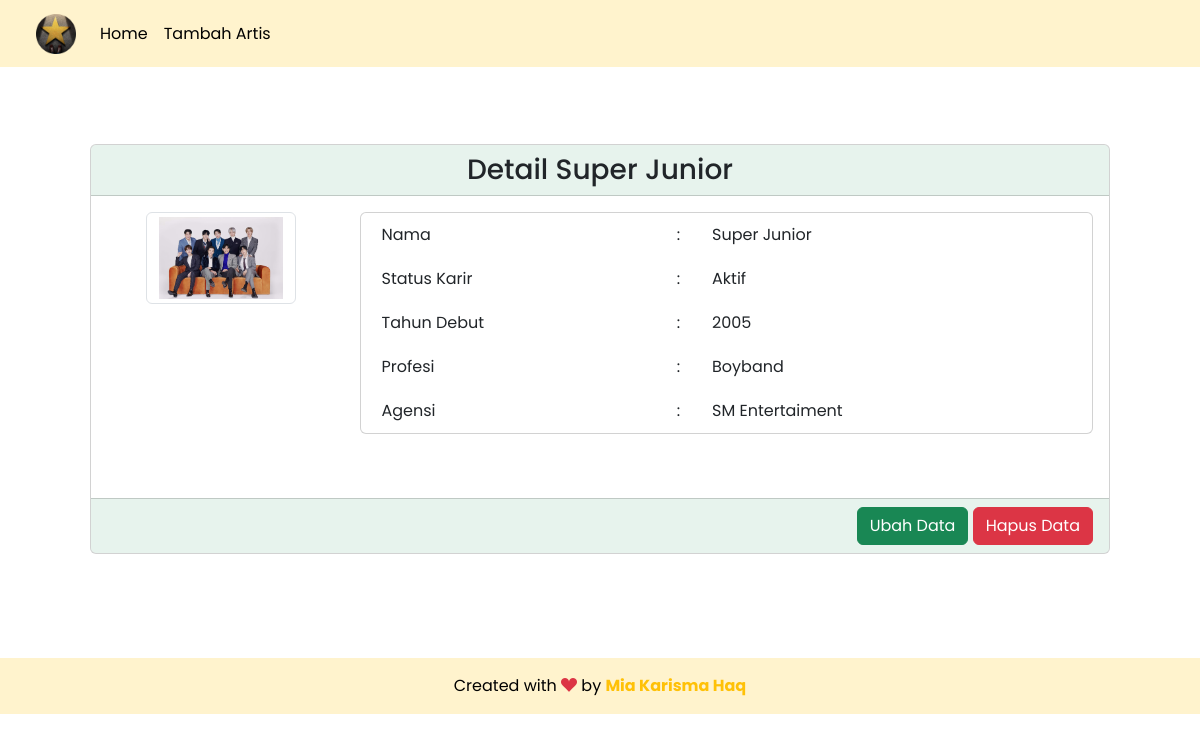
The app's page /dpbo_starter/detail.php?id=2 with its own data.
### tables this page shows
CREATE TABLE `artis` (
  `id_artis` int(11) NOT NULL,
  `image` varchar(255) NOT NULL,
  `nama` varchar(255) NOT NULL,
  `status_karir` varchar(255) NOT NULL,
  `tahun_debut` int(11) NOT NULL,
  `id_profesi` int(11) NOT NULL,
  `id_agensi` int(11) NOT NULL
);

CREATE TABLE `profesi` (
  `id_profesi` int(11) NOT NULL,
  `nama_profesi` varchar(255) NOT NULL
);

CREATE TABLE `agensi` (
  `id_agensi` int(11) NOT NULL,
  `nama_agensi` varchar(255) NOT NULL
);

### dpbo_starter/config/db.php (called while the page is built)
<?php
$DB_HOST = "localhost";
$DB_USERNAME = "root";
$DB_PASSWORD = "";
$DB_NAME = "db_showbiz";

### dpbo_starter/classes/DB.php (called while the page is built, shortened)
<?php
class DB
{
    private $hostname;
    private $username;
    private $password;
    private $dbname;
    private $conn;
    private $result;
    function __construct($hostname, $username, $password, $dbname)
    {
        $this->hostname = $hostname;
        $this->username = $username;
        $this->password = $password;
        $this->dbname = $dbname;
    }
    function open()
    {
        $this->conn = mysqli_connect($this->hostname, $this->username, $this->password, $this->dbname);
    }
    function execute($query)
    {
        $this->result = mysqli_query($this->conn, $query);
    }
    function getResult()
    {
        return mysqli_fetch_array($this->result);
    }
}

### dpbo_starter/classes/Artis.php (called while the page is built, shortened)
<?php
class Artis extends DB
{
    function getArtisById($id)
    {
        $query = "SELECT * FROM artis JOIN profesi ON artis.id_profesi=profesi.id_profesi JOIN agensi ON artis.id_agensi=agensi.id_agensi WHERE id_artis=$id";
        return $this->execute($query);
    }
}

### dpbo_starter/detail.php (the view, shortened to what this page needs)
<?php
include('config/db.php');
include('classes/DB.php');
include('classes/Agensi.php');
include('classes/Artis.php');
$artis = new Artis($DB_HOST, $DB_USERNAME, $DB_PASSWORD, $DB_NAME);
$artis->open();
$data = nulL;
if (isset($_GET['id'])) {
    $id = $_GET['id'];
    if ($id > 0) {
        $artis->getArtisById($id);
        $row = $artis->getResult();
        $data .= '<div class="card-header text-center bg-success bg-opacity-10">
        <h3 class="my-0">Detail ' . $row['nama'] . '</h3>
        </div>
        <div class="card-body text-end">
            <div class="row mb-5">
                <div class="col-3">
                    <div class="row justify-content-center">
                        <img src="assets/images/' . $row['image'] . '" class="img-thumbnail" alt="' . $row['image'] . '" width="60">
                        </div>
                    </div>
                    <div class="col-9">
                        <div class="card px-3">
                            <table border="0" class="text-start">
                                <tr>
                                    <td>Nama</td>
                                    <td>:</td>
                                    <td>' . $row['nama'] . '</td>
                                </tr>
                                <tr>
                                    <td>Status Karir</td>
                                    <td>:</td>
                                    <td>' . $row['status_karir'] . '</td>
                                </tr>
                                <tr>
                                    <td>Tahun Debut</td>
                                    <td>:</td>
                                    <td>' . $row['tahun_debut'] . '</td>
                                </tr>
                                <tr>
                                    <td>Profesi</td>
                                    <td>:</td>
                                    <td>' . $row['nama_profesi'] . '</td>
                                </tr>
                                <tr>
                                    <td>Agensi</td>
                                    <td>:</td>
                                    <td>' . $row['nama_agensi'] . '</td>
                                </tr>
                            </table>
                        </div>
                    </div>
                </div>
            </div>
            <div class="card-footer bg-success bg-opacity-10 text-end">
                <a href="detailedit.php?id_edit='. $id .'"><button type="button" class="btn btn-success text-white">Ubah Data</button></a>
                <a href="detailhapus.php?id_hapus='. $id .'"><button type="button" class="btn btn-danger">Hapus Data</button></a>
            </div>';
    }
}

### records on screen
artis: nama "Super Junior", image (picture), status_karir "Aktif", tahun_debut "2005", id_profesi.nama_profesi "Boyband", id_agensi.nama_agensi "SM Entertaiment"

### other values on screen
$this->content "Home Tambah Artis Created with by Mia Karisma Haq"
